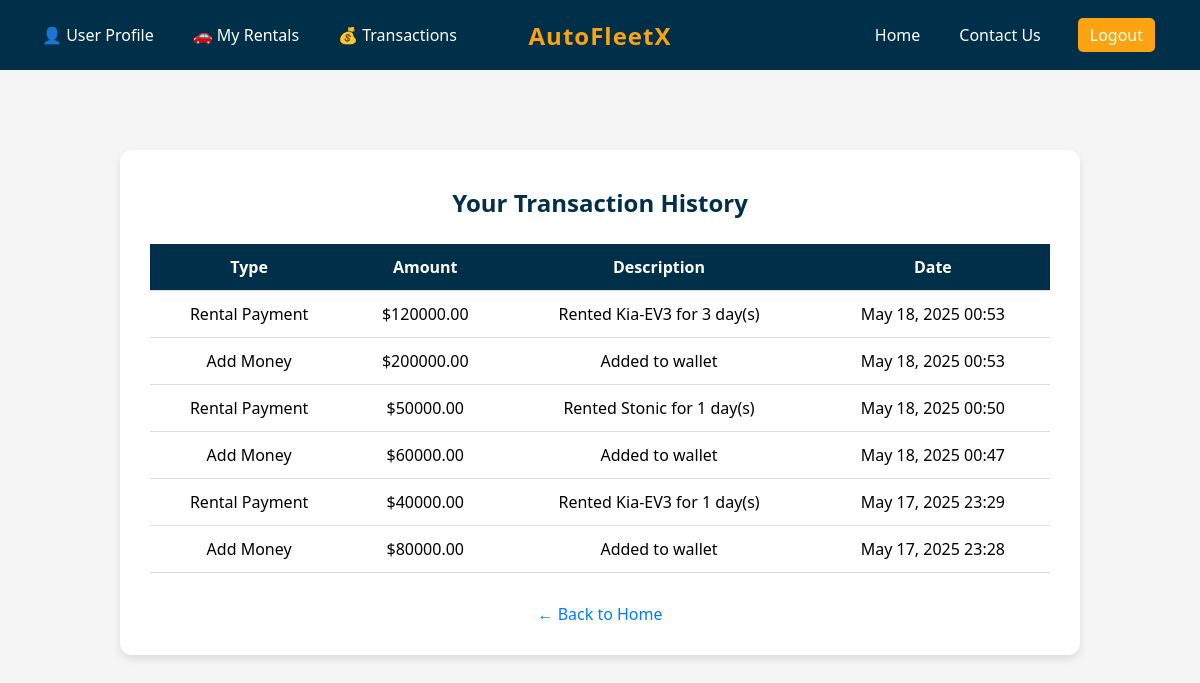
/transactions/ (signed in), run on an earlier commit of the app's database.
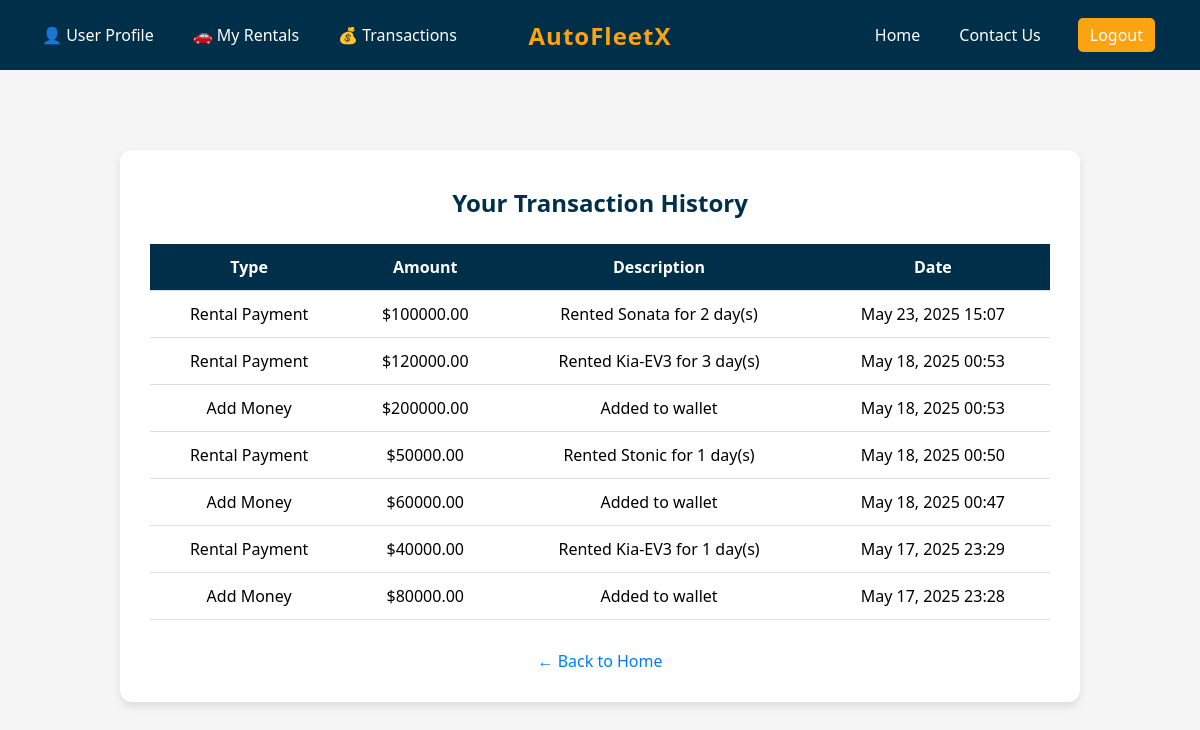
And on a later commit of the database.
### main_app/models.py (models this page shows, shortened)
class TimeStampedModel(models.Model):
    created_at = models.DateTimeField(auto_now_add=True)
    class Meta:
        abstract = True

class Transaction(TimeStampedModel):
    TRANSACTION_TYPES = (
        ('ADD', 'Add Money'),
        ('PAYMENT', 'Rental Payment'),
    )
    user = models.ForeignKey(CustomUser, on_delete=models.CASCADE, related_name='transactions')
    amount = models.DecimalField(max_digits=10, decimal_places=2)
    transaction_type = models.CharField(max_length=10, choices=TRANSACTION_TYPES)
    description = models.CharField(max_length=255, blank=True, null=True)

### main_app/views.py (the view)
# urls.py: path('transactions/', views.transaction_history, name='transaction_history'),
@login_required
def transaction_history(request):
    transactions = Transaction.objects.filter(user=request.user).order_by('-created_at') # this minus sign before "created_at" will sort the transactions in descending order
    return render(request, 'main_app/transaction_history.html', {'transactions': transactions})

### main_app/templates/main_app/transaction_history.html (shortened to what this page needs)
{% extends 'base.html' %}
{% block content %}
<!DOCTYPE html>
<html lang="en">
<head>
</head>
<body>
<div class="history-container">
    <h2>Your Transaction History</h2>
    {% if transactions %}
    <table class="transaction-table">
        <thead>
            <tr>
                <th>Type</th>
                <th>Amount</th>
                <th>Description</th>
                <th>Date</th>
            </tr>
        </thead>
        <tbody>
            {% for tx in transactions %}
            <tr>
                <td>{{ tx.get_transaction_type_display }}</td>
                <td>${{ tx.amount }}</td>
                <td>{{ tx.description }}</td>
                <td>{{ tx.created_at|date:"M d, Y H:i" }}</td>
            </tr>
            {% endfor %}
        </tbody>
    </table>
    {% else %}
        <p class="no-transactions">You have no transaction history yet.</p>
    {% endif %}
    <div style="text-align: center; margin-top: 30px;">
        <a href="{% url 'home' %}" style="color: #007BFF; text-decoration: none;">&larr; Back to Home</a>
    </div>
</div>
</body>
</html>
{% endblock %}

What changed in the data, as far as the page shows it:
added Transaction: transaction_type "Rental Payment", amount "100000.00", description "Rented Sonata for 2 day(s)", created_at "May 23, 2025 15:07"
